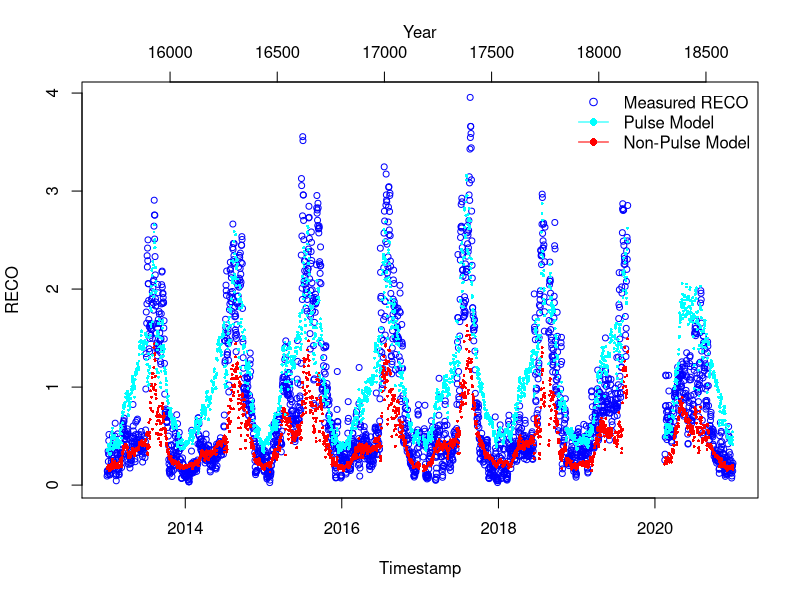
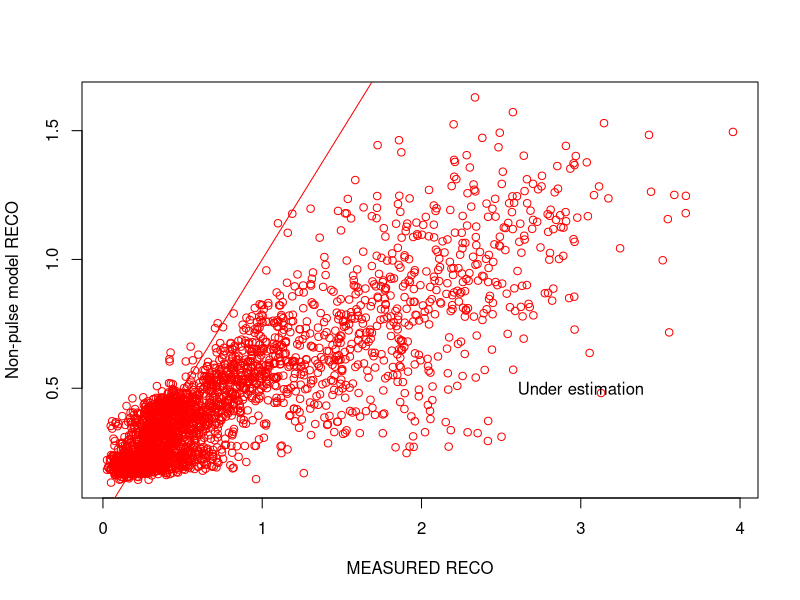
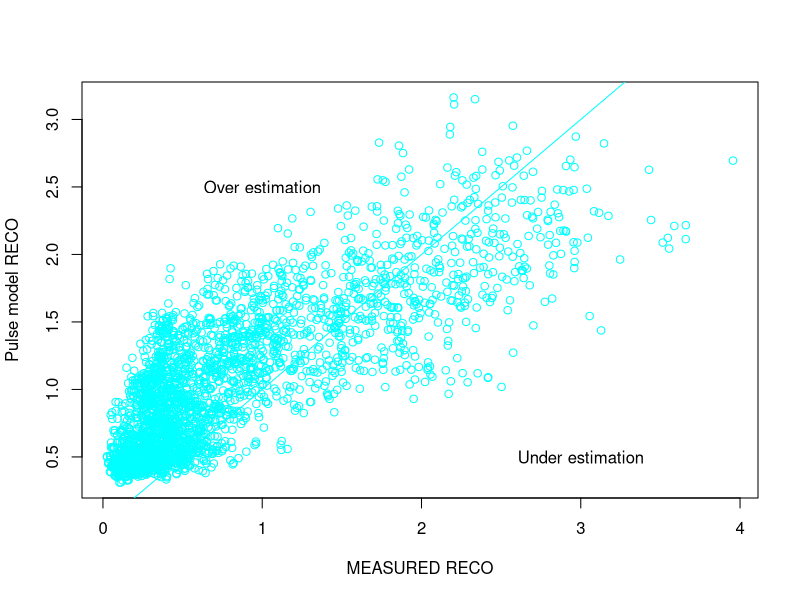

Source code (R) for these figures, in order: (Note: this script raises an error after producing the figures.)
library(tidyverse)
library(stats)
library(grDevices)
library(readr)
########## Non-linear model for daily data ##################
# Fitting parameters for model4 from Roby et al 2019
#Author: Dave Moore and Anastasia Makhnykina
##### Read in pulse and non-pulse data generated by CreateVariableDuration.R



years_sum_Pulse0 <- read.csv("data/years_sum_Pulse0_DM.csv", header = TRUE, na.strings = "NA")
years_sum_Pulse1<- read.csv("data/years_sum_Pulse1_DM.csv", header = TRUE, na.strings = "NA")
years_sum1<- read.csv("data/years_sum1_DM.csv", header = TRUE, na.strings = "NA")

years_sum_Pulse0$date <- as.Date(years_sum_Pulse0$date)
years_sum_Pulse1$date <- as.Date(years_sum_Pulse1$date)
years_sum1$date <- as.Date(years_sum1$date)


# CHECK COLUMN NAMES AND DATA TYPES
str(years_sum_Pulse0)
str(years_sum_Pulse1)
str(years_sum1)

# Remove rows with missing values
years_sum_Pulse0 <- na.omit(years_sum_Pulse0)

# Calculate Soil Moisture
SoilMoisture <- years_sum_Pulse0$meanSWC5/100

# Assign variables
meanSWC5_NP <- SoilMoisture
meanST5_NP <- years_sum_Pulse0$meanST5
meanGPP_NP <- years_sum_Pulse0$meanGPP
GPPmax_NP <- max(years_sum_Pulse0$meanGPP)

# Fit model
Param_model4_NP <- nls(meanRECO ~ Fref*((meanGPP_NP/GPPmax_NP +n)/1+n) *
                         (1-c4*(0.1-meanSWC5_NP)^2)*exp(b4*meanST5_NP), 
                       data = years_sum_Pulse0,
                       start = list(Fref=0.75, c4=56.54, b4=0.04, n=0.84),
                       control = nls.control(maxiter = 1000, minFactor = 0.01)
)
Summary_Model4_NP = summary(Param_model4_NP)


# 
# Formula: meanRECO ~ Fref * ((meanGPP_NP/GPPmax_NP + n)/1 + n) * (1 - c4 * 
#                                                                    (0.1 - meanSWC5_NP)^2) * exp(b4 * meanST5_NP)
# 
#Estimated Wed May 3rd 
# Parameters:
#   Estimate Std. Error t value Pr(>|t|)    
# Fref     0.021298  25.796  < 2e-16 ***
#   c4   14.410701   4.860611   2.965  0.00307 ** 
#   b4    0.034738   0.001528  22.737  < 2e-16 ***
#   n     0.131463   0.004753  27.661  < 2e-16 ***
#   

# NON_Pulse parameters
FrefNP = 0.549414 
SMoptNP =0.125 
c4NP = 14.410701   
b4NP =  0.034738
nNP=  0.131463


# Remove rows with missing values
years_sum_Pulse1 <- na.omit(years_sum_Pulse1)

SoilMoisture_P =years_sum_Pulse1$meanSWC5/100
meanSWC5_P = SoilMoisture_P
meanST5_P = years_sum_Pulse1$meanST5
meanGPP_P = years_sum_Pulse1$meanGPP
GPPmax_P = max(years_sum_Pulse1$meanGPP)

Param_model4_P <- nls(meanRECO ~ Fref*((meanGPP_P/GPPmax_P +n)/1+n) *(1-c4*(0.1-meanSWC5_P)^2)*exp(b4*meanST5_P), 
                       data = years_sum_Pulse1,
                       start = list(Fref=0.75,  c4=56.54, b4=0.04, n=0.84),
                       control = nls.control(maxiter = 1000, minFactor = 0.01)
)
Summary_Model4_P = summary(Param_model4_P)
# # 
# Parameters:
#   Estimate Std. Error t value Pr(>|t|)    
# Fref   0.616634   0.045269  13.621  < 2e-16 ***
#   c4   -10.431847   1.596214  -6.535 1.01e-10 ***
#   b4     0.044407   0.002129  20.862  < 2e-16 ***
#   n      0.243863   0.014703  16.586  < 2e-16 ***
# Pulse parameters
FrefP = 0.616634 
SMoptP =0.125 
c4P = -10.431847   
b4P =   0.044407
nP=  0.243863




complete.cases(years_sum1)

# Remove rows with missing values
years_sum1 <- na.omit(years_sum1)

# Setting up drivers for all time
All_meanSWC5 =years_sum1$meanSWC5/100
All_meanST5 = years_sum1$meanST5
All_meanGPP = years_sum1$meanGPP
All_GPPmax = max(years_sum1$meanGPP)

#run model for full time series based on non-pulse time parameters
ALL_model4_NP = FrefNP*((All_meanGPP/All_GPPmax +nNP)/1+nNP) *(1-c4NP*(SMoptNP-All_meanSWC5)^2)*exp(b4NP*All_meanST5)
#run model for full time series based on pulse time parameters
All_model4_P = FrefP*((All_meanGPP/All_GPPmax +nP)/1+nP) *(1-c4P*(SMoptP-All_meanSWC5)^2)*exp(b4P*All_meanST5)


# Plot the RECO time series
plot(years_sum1$date, years_sum1$meanRECO, type = "p", col = "blue", xlab = "Timestamp", ylab = "RECO", cex = 0.8)

# Add the model output time series to the plot
points(years_sum1$date, ALL_model4_NP, col = "red", pch = 16, cex = 0.4)
points(years_sum1$date, All_model4_P, col = "cyan", pch = 16, cex = 0.4, alpha=0.5)

# create the legend
legend(x = "topright",
       legend = c("Measured RECO", "Pulse Model", "Non-Pulse Model"),
       pch = c(1, 16, 16),
       col = c("blue", "cyan", "red"),
       lty = c(NA, 1, 1),
       bty = "n")

# Add another x-axis with the year
par(new=TRUE)
plot(years_sum1$date, years_sum1$meanRECO, type = "n", axes=FALSE, xlab="", ylab="")
axis(side=3)
mtext("Year",side=3,line=2)
axis(side=1, at = as.numeric(format(years_sum1$date, "%Y")), labels = format(years_sum1$date, "%Y"))




plot(years_sum1$meanRECO,ALL_model4_NP, type = "p", col = "red", xlab = "MEASURED RECO", ylab = "Non-pulse model RECO")
text(x = 1, y = 2.5, labels = "Over estimation")
text(x = 3, y = 0.5, labels = "Under estimation")
points( years_sum1$meanRECO,years_sum1$meanRECO,  type = "l", col = "red")

plot(years_sum1$meanRECO,All_model4_P,  type = "p", col = "cyan", xlab = "MEASURED RECO", ylab = "Pulse model RECO")
text(x = 1, y = 2.5, labels = "Over estimation")
text(x = 3, y = 0.5, labels = "Under estimation")
points( years_sum1$meanRECO,years_sum1$meanRECO,  type = "l", col = "cyan")


# Calulate the model residual and investigate whether residuals are higher during pulse times. 
Model_residual_NP = years_sum1$meanRECO-ALL_model4_NP
plot(years_sum1$meanSWC5,Model_residual, xlab = "SWC", ylab = "Model Error")


# calculate RMSE
rmse_NP <- sqrt(mean((ALL_model4_NP - years_sum1$meanRECO)^2))
rmse_P <- sqrt(mean((All_model4_P - years_sum1$meanRECO)^2))
# calculate MAPE
mape_NP <- mean(abs(ALL_model4_NP - years_sum1$meanRECO) / years_sum1$meanRECO) * 100
mape_P <- mean(abs(All_model4_P - years_sum1$meanRECO) / years_sum1$meanRECO) * 100
# calculate R-squared
r_squared_NP <- cor(ALL_model4_NP, years_sum1$meanRECO)^2
r_squared_P <- cor(All_model4_P, years_sum1$meanRECO)^2

Reco_NP = sum(ALL_model4_NP)
Reco_P = sum(All_model4_P)
Reco_obs = sum(years_sum1$meanRECO)


plot(ALL_model4_NP,All_model4_P, xlab = "Non-Pulse Model Reco", ylab = "Pulse Model Reco")


# Set the plot size and resolution
png("model_comparison.png", width = 800, height = 800, units = "px", res = 300)

# Create a blank plot with axis labels and limits
plot(ALL_model4_NP, All_model4_P, xlab = "Non-Pulse Model Reco", ylab = "Pulse Model Reco", 
     xlim = c(0, 5), ylim = c(0, 5), cex.lab = 1.5, cex.axis = 1.2)

# Add a 1:1 line to the plot
abline(a = 0, b = 1, lty = 2)

# Add points to the plot
points(ALL_model4_NP, All_model4_P, pch = 16, col = "black", cex = 1.2)



# Save the plot
dev.off()
